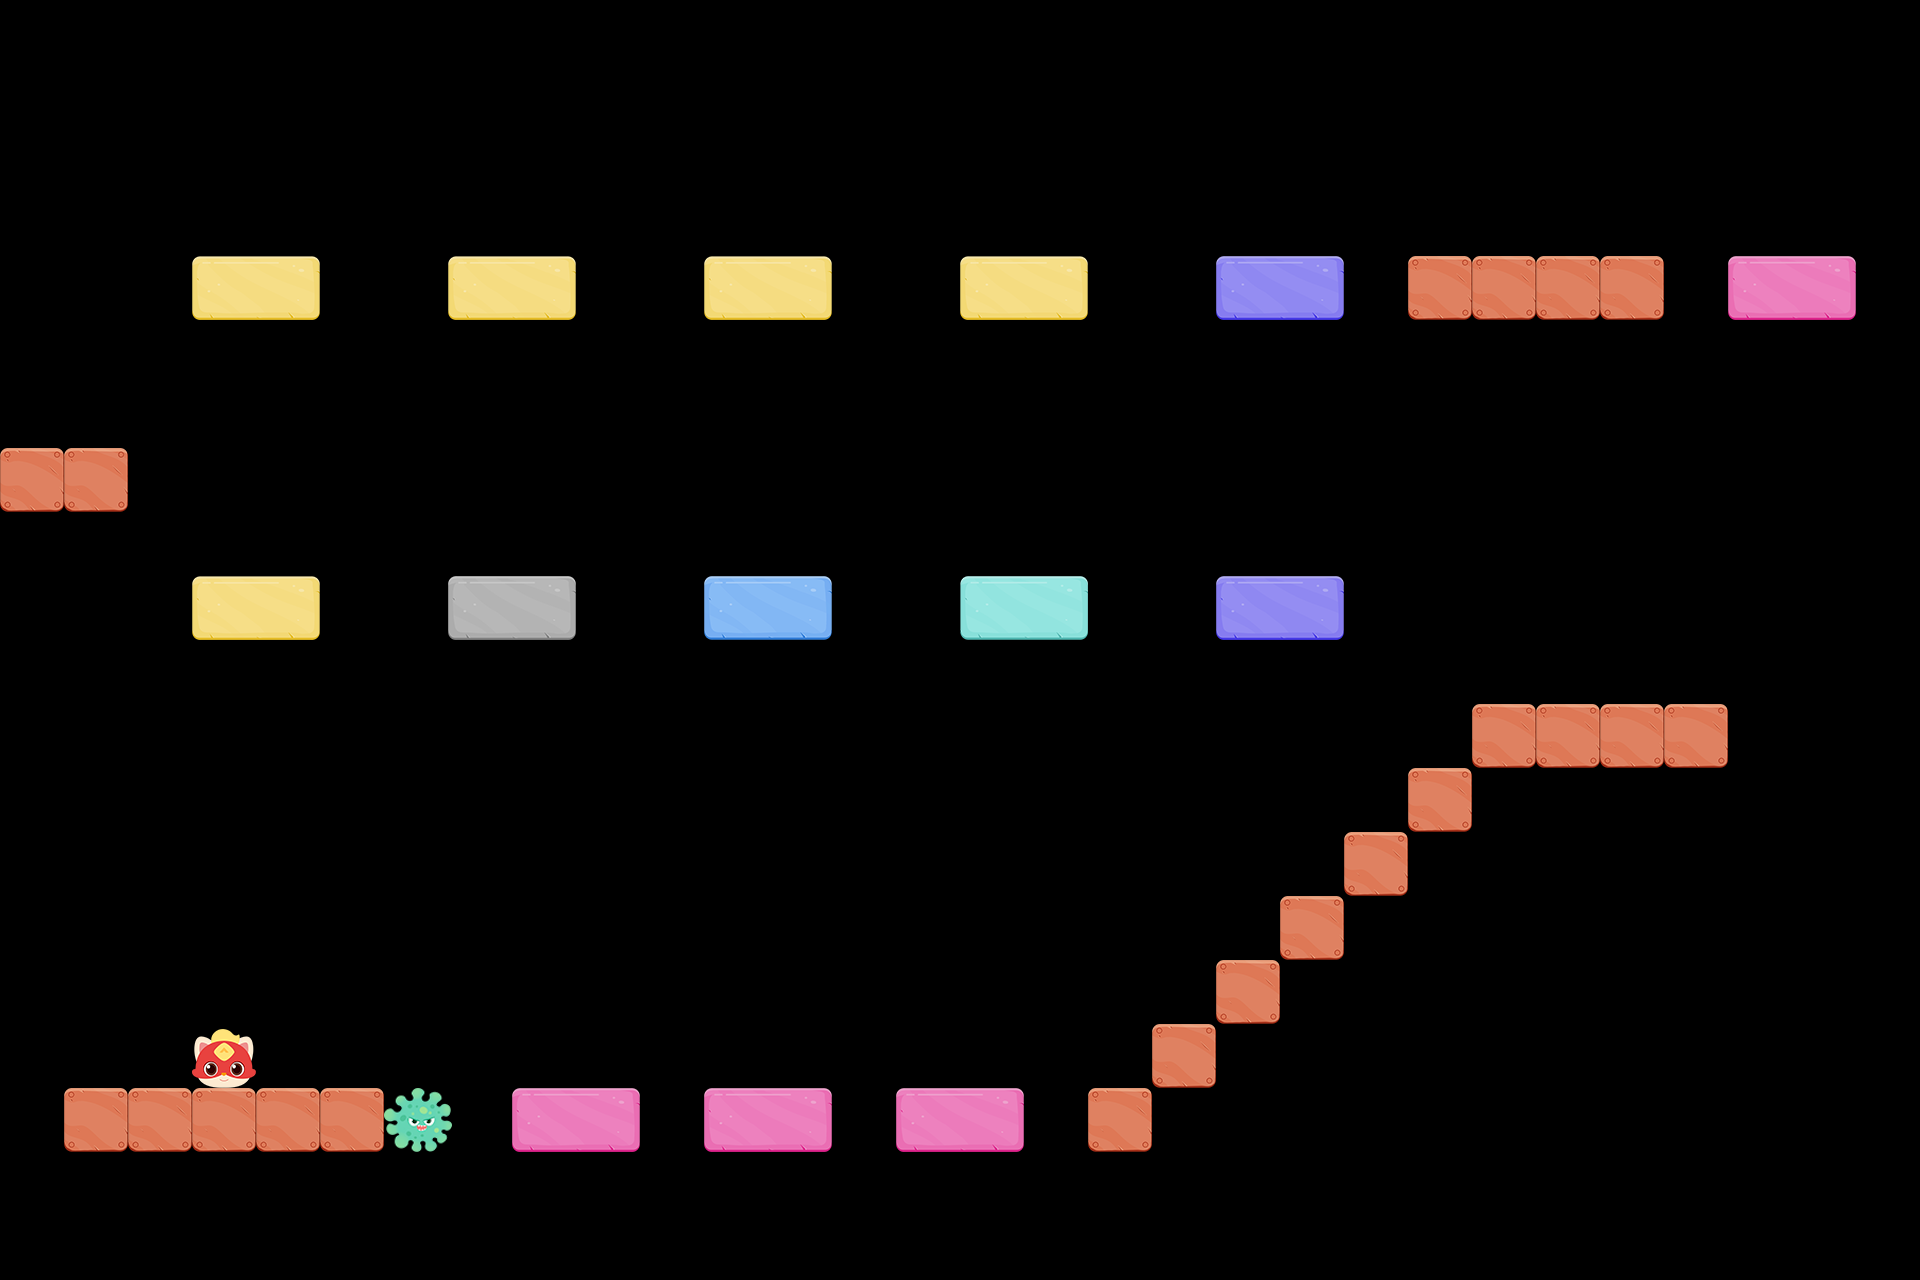

This is a level from a 2D game, rendered from its Tiled map with the project's own tilesets. A one-line summary and the complete map file follow:
An orthogonal 30x20 tile map with 64x64 px tiles, 4 tile layers (砖块, 墙, 障碍物, 玩家).

<map version="1.9" tiledversion="1.9.2" orientation="orthogonal" renderorder="right-down" width="30" height="20" tilewidth="64" tileheight="64" infinite="0" nextlayerid="7" nextobjectid="1">
 <tileset firstgid="1" source="img.tsx" />
 <layer id="3" name="砖块" width="30" height="20">
  <data encoding="csv">
0,0,0,0,0,0,0,0,0,0,0,0,0,0,0,0,0,0,0,0,0,0,0,0,0,0,0,0,0,0,
0,0,0,0,0,0,0,0,0,0,0,0,0,0,0,0,0,0,0,0,0,0,0,0,0,0,0,0,0,0,
0,0,0,0,0,0,0,0,0,0,0,0,0,0,0,0,0,0,0,0,0,0,0,0,0,0,0,0,0,0,
0,0,0,0,0,0,0,0,0,0,0,0,0,0,0,0,0,0,0,0,0,0,0,0,0,0,0,0,0,0,
0,0,0,4,0,0,0,4,0,0,0,4,0,0,0,4,0,0,0,8,0,0,0,0,0,0,0,3,0,0,
0,0,0,0,0,0,0,0,0,0,0,0,0,0,0,0,0,0,0,0,0,0,0,0,0,0,0,0,0,0,
0,0,0,0,0,0,0,0,0,0,0,0,0,0,0,0,0,0,0,0,0,0,0,0,0,0,0,0,0,0,
0,0,0,0,0,0,0,0,0,0,0,0,0,0,0,0,0,0,0,0,0,0,0,0,0,0,0,0,0,0,
0,0,0,0,0,0,0,0,0,0,0,0,0,0,0,0,0,0,0,0,0,0,0,0,0,0,0,0,0,0,
0,0,0,4,0,0,0,5,0,0,0,6,0,0,0,7,0,0,0,8,0,0,0,0,0,0,0,0,0,0,
0,0,0,0,0,0,0,0,0,0,0,0,0,0,0,0,0,0,0,0,0,0,0,0,0,0,0,0,0,0,
0,0,0,0,0,0,0,0,0,0,0,0,0,0,0,0,0,0,0,0,0,0,0,0,0,0,0,0,0,0,
0,0,0,0,0,0,0,0,0,0,0,0,0,0,0,0,0,0,0,0,0,0,0,0,0,0,0,0,0,0,
0,0,0,0,0,0,0,0,0,0,0,0,0,0,0,0,0,0,0,0,0,0,0,0,0,0,0,0,0,0,
0,0,0,0,0,0,0,0,0,0,0,0,0,0,0,0,0,0,0,0,0,0,0,0,0,0,0,0,0,0,
0,0,0,0,0,0,0,0,0,0,0,0,0,0,0,0,0,0,0,0,0,0,0,0,0,0,0,0,0,0,
0,0,0,0,0,0,0,0,0,0,0,0,0,0,0,0,0,0,0,0,0,0,0,0,0,0,0,0,0,0,
0,0,0,0,0,0,0,0,3,0,0,3,0,0,3,0,0,0,0,0,0,0,0,0,0,0,0,0,0,0,
0,0,0,0,0,0,0,0,0,0,0,0,0,0,0,0,0,0,0,0,0,0,0,0,0,0,0,0,0,0,
0,0,0,0,0,0,0,0,0,0,0,0,0,0,0,0,0,0,0,0,0,0,0,0,0,0,0,0,0,0
</data>
 </layer>
 <layer id="4" name="墙" width="30" height="20">
  <data encoding="csv">
0,0,0,0,0,0,0,0,0,0,0,0,0,0,0,0,0,0,0,0,0,0,0,0,0,0,0,0,0,0,
0,0,0,0,0,0,0,0,0,0,0,0,0,0,0,0,0,0,0,0,0,0,0,0,0,0,0,0,0,0,
0,0,0,0,0,0,0,0,0,0,0,0,0,0,0,0,0,0,0,0,0,0,0,0,0,0,0,0,0,0,
0,0,0,0,0,0,0,0,0,0,0,0,0,0,0,0,0,0,0,0,0,0,0,0,0,0,0,0,0,0,
0,0,0,0,0,0,0,0,0,0,0,0,0,0,0,0,0,0,0,0,0,0,22,22,22,22,0,0,0,0,
0,0,0,0,0,0,0,0,0,0,0,0,0,0,0,0,0,0,0,0,0,0,0,0,0,0,0,0,0,0,
0,0,0,0,0,0,0,0,0,0,0,0,0,0,0,0,0,0,0,0,0,0,0,0,0,0,0,0,0,0,
22,22,0,0,0,0,0,0,0,0,0,0,0,0,0,0,0,0,0,0,0,0,0,0,0,0,0,0,0,0,
0,0,0,0,0,0,0,0,0,0,0,0,0,0,0,0,0,0,0,0,0,0,0,0,0,0,0,0,0,0,
0,0,0,0,0,0,0,0,0,0,0,0,0,0,0,0,0,0,0,0,0,0,0,0,0,0,0,0,0,0,
0,0,0,0,0,0,0,0,0,0,0,0,0,0,0,0,0,0,0,0,0,0,0,0,0,0,0,0,0,0,
0,0,0,0,0,0,0,0,0,0,0,0,0,0,0,0,0,0,0,0,0,0,0,22,22,22,22,0,0,0,
0,0,0,0,0,0,0,0,0,0,0,0,0,0,0,0,0,0,0,0,0,0,22,0,0,0,0,0,0,0,
0,0,0,0,0,0,0,0,0,0,0,0,0,0,0,0,0,0,0,0,0,22,0,0,0,0,0,0,0,0,
0,0,0,0,0,0,0,0,0,0,0,0,0,0,0,0,0,0,0,0,22,0,0,0,0,0,0,0,0,0,
0,0,0,0,0,0,0,0,0,0,0,0,0,0,0,0,0,0,0,22,0,0,0,0,0,0,0,0,0,0,
0,0,0,0,0,0,0,0,0,0,0,0,0,0,0,0,0,0,22,0,0,0,0,0,0,0,0,0,0,0,
0,22,22,22,22,22,0,0,0,0,0,0,0,0,0,0,0,22,0,0,0,0,0,0,0,0,0,0,0,0,
0,0,0,0,0,0,0,0,0,0,0,0,0,0,0,0,0,0,0,0,0,0,0,0,0,0,0,0,0,0,
0,0,0,0,0,0,0,0,0,0,0,0,0,0,0,0,0,0,0,0,0,0,0,0,0,0,0,0,0,0
</data>
 </layer>
 <layer id="6" name="障碍物" width="30" height="20">
  <data encoding="csv">
0,0,0,0,0,0,0,0,0,0,0,0,0,0,0,0,0,0,0,0,0,0,0,0,0,0,0,0,0,0,
0,0,0,0,0,0,0,0,0,0,0,0,0,0,0,0,0,0,0,0,0,0,0,0,0,0,0,0,0,0,
0,0,0,0,0,0,0,0,0,0,0,0,0,0,0,0,0,0,0,0,0,0,0,0,0,0,0,0,0,0,
0,0,0,0,0,0,0,0,0,0,0,0,0,0,0,0,0,0,0,0,0,0,0,0,0,0,0,0,0,0,
0,0,0,0,0,0,0,0,0,0,0,0,0,0,0,0,0,0,0,0,0,0,0,0,0,0,0,0,0,0,
0,0,0,0,0,0,0,0,0,0,0,0,0,0,0,0,0,0,0,0,0,0,0,0,0,0,0,0,0,0,
0,0,0,0,0,0,0,0,0,0,0,0,0,0,0,0,0,0,0,0,0,0,0,0,0,0,0,0,0,0,
0,0,0,0,0,0,0,0,0,0,0,0,0,0,0,0,0,0,0,0,0,0,0,0,0,0,0,0,0,0,
0,0,0,0,0,0,0,0,0,0,0,0,0,0,0,0,0,0,0,0,0,0,0,0,0,0,0,0,0,0,
0,0,0,0,0,0,0,0,0,0,0,0,0,0,0,0,0,0,0,0,0,0,0,0,0,0,0,0,0,0,
0,0,0,0,0,0,0,0,0,0,0,0,0,0,0,0,0,0,0,0,0,0,0,0,0,0,0,0,0,0,
0,0,0,0,0,0,0,0,0,0,0,0,0,0,0,0,0,0,0,0,0,0,0,0,0,0,0,0,0,0,
0,0,0,0,0,0,0,0,0,0,0,0,0,0,0,0,0,0,0,0,0,0,0,0,0,0,0,0,0,0,
0,0,0,0,0,0,0,0,0,0,0,0,0,0,0,0,0,0,0,0,0,0,0,0,0,0,0,0,0,0,
0,0,0,0,0,0,0,0,0,0,0,0,0,0,0,0,0,0,0,0,0,0,0,0,0,0,0,0,0,0,
0,0,0,0,0,0,0,0,0,0,0,0,0,0,0,0,0,0,0,0,0,0,0,0,0,0,0,0,0,0,
0,0,0,0,0,0,0,0,0,0,0,0,0,0,0,0,0,0,0,0,0,0,0,0,0,0,0,0,0,0,
0,0,0,0,0,0,11,0,0,0,0,0,0,0,0,0,0,0,0,0,0,0,0,0,0,0,0,0,0,0,
0,0,0,0,0,0,0,0,0,0,0,0,0,0,0,0,0,0,0,0,0,0,0,0,0,0,0,0,0,0,
0,0,0,0,0,0,0,0,0,0,0,0,0,0,0,0,0,0,0,0,0,0,0,0,0,0,0,0,0,0
</data>
 </layer>
 <layer id="2" name="玩家" width="30" height="20">
  <data encoding="csv">
0,0,0,0,0,0,0,0,0,0,0,0,0,0,0,0,0,0,0,0,0,0,0,0,0,0,0,0,0,0,
0,0,0,0,0,0,0,0,0,0,0,0,0,0,0,0,0,0,0,0,0,0,0,0,0,0,0,0,0,0,
0,0,0,0,0,0,0,0,0,0,0,0,0,0,0,0,0,0,0,0,0,0,0,0,0,0,0,0,0,0,
0,0,0,0,0,0,0,0,0,0,0,0,0,0,0,0,0,0,0,0,0,0,0,0,0,0,0,0,0,0,
0,0,0,0,0,0,0,0,0,0,0,0,0,0,0,0,0,0,0,0,0,0,0,0,0,0,0,0,0,0,
0,0,0,0,0,0,0,0,0,0,0,0,0,0,0,0,0,0,0,0,0,0,0,0,0,0,0,0,0,0,
0,0,0,0,0,0,0,0,0,0,0,0,0,0,0,0,0,0,0,0,0,0,0,0,0,0,0,0,0,0,
0,0,0,0,0,0,0,0,0,0,0,0,0,0,0,0,0,0,0,0,0,0,0,0,0,0,0,0,0,0,
0,0,0,0,0,0,0,0,0,0,0,0,0,0,0,0,0,0,0,0,0,0,0,0,0,0,0,0,0,0,
0,0,0,0,0,0,0,0,0,0,0,0,0,0,0,0,0,0,0,0,0,0,0,0,0,0,0,0,0,0,
0,0,0,0,0,0,0,0,0,0,0,0,0,0,0,0,0,0,0,0,0,0,0,0,0,0,0,0,0,0,
0,0,0,0,0,0,0,0,0,0,0,0,0,0,0,0,0,0,0,0,0,0,0,0,0,0,0,0,0,0,
0,0,0,0,0,0,0,0,0,0,0,0,0,0,0,0,0,0,0,0,0,0,0,0,0,0,0,0,0,0,
0,0,0,0,0,0,0,0,0,0,0,0,0,0,0,0,0,0,0,0,0,0,0,0,0,0,0,0,0,0,
0,0,0,0,0,0,0,0,0,0,0,0,0,0,0,0,0,0,0,0,0,0,0,0,0,0,0,0,0,0,
0,0,0,0,0,0,0,0,0,0,0,0,0,0,0,0,0,0,0,0,0,0,0,0,0,0,0,0,0,0,
0,0,0,10,0,0,0,0,0,0,0,0,0,0,0,0,0,0,0,0,0,0,0,0,0,0,0,0,0,0,
0,0,0,0,0,0,0,0,0,0,0,0,0,0,0,0,0,0,0,0,0,0,0,0,0,0,0,0,0,0,
0,0,0,0,0,0,0,0,0,0,0,0,0,0,0,0,0,0,0,0,0,0,0,0,0,0,0,0,0,0,
0,0,0,0,0,0,0,0,0,0,0,0,0,0,0,0,0,0,0,0,0,0,0,0,0,0,0,0,0,0
</data>
 </layer>
</map>
